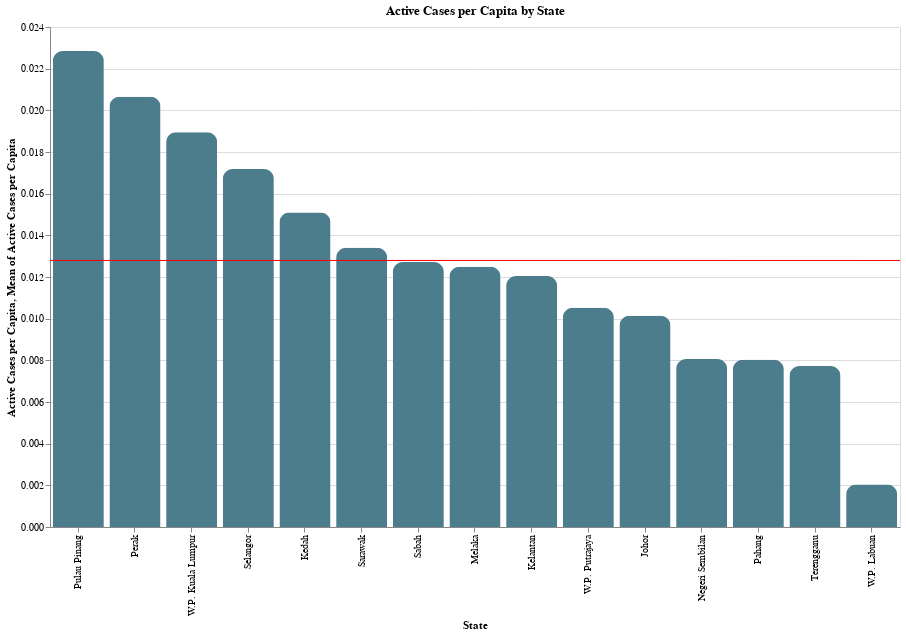

Notebook cell for this chart:
### Code cell
#Plotting bar chart for cases by state per capita
bar = alt.Chart(active_cases_per_capita).mark_bar(
    
    #To give the bars a rounded edge
    cornerRadiusTopLeft=10,
    cornerRadiusTopRight=10
).encode(
    
    #Sorting the values according to active cases per capita
    x=alt.X('State', sort='-y'),
    y='Active Cases per Capita',
    color=alt.condition(
        alt.datum.year == 0,
        alt.value('red'),
        alt.value('#4b7d8d')
    )
)

#Adds a red line marking the mean value
rule = alt.Chart(active_cases_per_capita).mark_rule(color='red').encode(
    y='mean(Active Cases per Capita)'
)

(bar + rule).properties(width=850, height=500, title='Active Cases per Capita by State')

### Figure 1 — Vega-Lite specification as saved in the notebook (floating-point values rounded to 4 significant figures)
{"config": {"view": {"continuousWidth": 400, "continuousHeight": 300}}, "layer": [{"mark": {"type": "bar", "cornerRadiusTopLeft": 10, "cornerRadiusTopRight": 10}, "encoding": {"color": {"condition": {"value": "red", "test": "(datum.year === 0)"}, "value": "#4b7d8d"}, "x": {"type": "nominal", "field": "State", "sort": "-y"}, "y": {"type": "quantitative", "field": "Active Cases per Capita"}}}, {"mark": {"type": "rule", "color": "red"}, "encoding": {"y": {"type": "quantitative", "aggregate": "mean", "field": "Active Cases per Capita"}}}], "data": {"name": "data-cad3c21a06024a0779db72ae2d12508a"}, "height": 500, "title": "Active Cases per Capita by State", "width": 850, "$schema": "https://vega.github.io/schema/vega-lite/v4.8.1.json", "datasets": {"data-cad3c21a06024a0779db72ae2d12508a": [{"State": "Pulau Pinang", "Active Cases": 40520.0, "Population": 1773600, "Active Cases per Capita": 0.02285}, {"State": "Perak", "Active Cases": 51840.0, "Population": 2510300, "Active Cases per Capita": 0.02065}, {"State": "W.P. Kuala Lumpur", "Active Cases": 33610.0, "Population": 1773700, "Active Cases per Capita": 0.01895}, {"State": "Selangor", "Active Cases": 112300.0, "Population": 6538000, "Active Cases per Capita": 0.01718}, {"State": "Kedah", "Active Cases": 32990.0, "Population": 2185100, "Active Cases per Capita": 0.0151}, {"State": "Sarawak", "Active Cases": 37750.0, "Population": 2816500, "Active Cases per Capita": 0.0134}, {"State": "Sabah", "Active Cases": 49710.0, "Population": 3908500, "Active Cases per Capita": 0.01272}, {"State": "Melaka", "Active Cases": 11650.0, "Population": 932700, "Active Cases per Capita": 0.01249}, {"State": "Kelantan", "Active Cases": 22960.0, "Population": 1906700, "Active Cases per Capita": 0.01204}, {"State": "W.P. Putrajaya", "Active Cases": 1158.0, "Population": 110000, "Active Cases per Capita": 0.01053}, {"State": "Johor", "Active Cases": 38340.0, "Population": 3781000, "Active Cases per Capita": 0.01014}, {"State": "Negeri Sembilan", "Active Cases": 9100.0, "Population": 1128800, "Active Cases per Capita": 0.008062}, {"State": "Pahang", "Active Cases": 13480.0, "Population": 1678700, "Active Cases per Capita": 0.008032}, {"State": "Terengganu", "Active Cases": 9729.0, "Population": 1259300, "Active Cases per Capita": 0.007726}, {"State": "W.P. Labuan", "Active Cases": 203.0, "Population": 99600, "Active Cases per Capita": 0.002038}]}}
